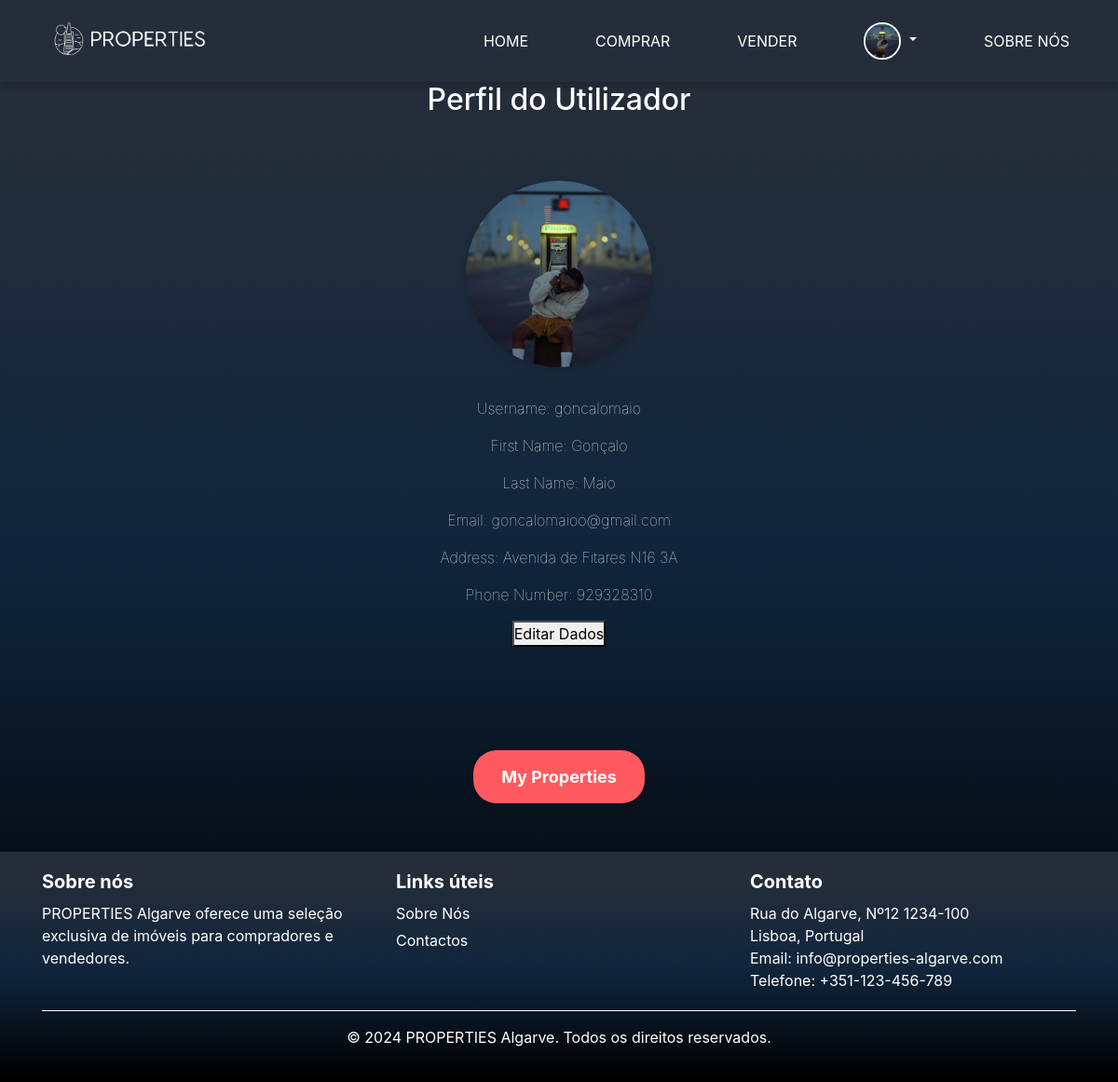
The page /profile/ (signed in) on the database as committed earlier.
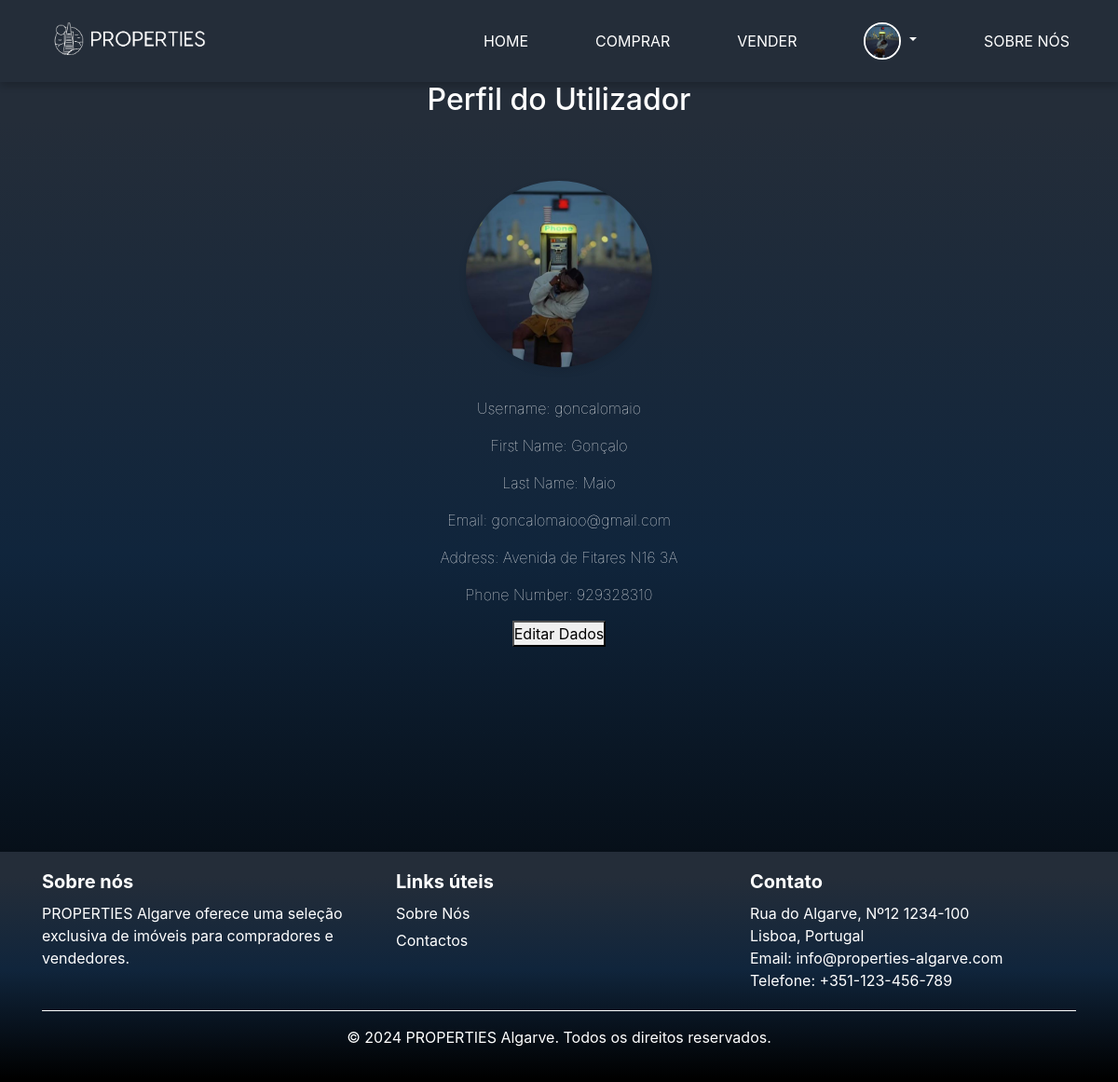
The same page on the database as committed later.
### base/views.py (the view)
# urls.py: path('profile/', profile, name='profile'),
@login_required(login_url='/login/')
def profile(request):
    user = request.user
    profile, created = Profile.objects.get_or_create(user=user)
    context = {
        'user': user,
        'profile': profile,
    }
    return render(request, 'profile.html', context)

### templates/profile.html
{% extends 'main.html' %}
{% block content %}
  <div class="content-cripapa">
    <h2>Perfil do Utilizador</h2>
    <div class="profile-picture">
        <img src="{{ profile.profile_picture.url }}" alt="Profile picture" />
    </div>
    <p>Username: {{ user.username }}</p>
    <p>First Name: {{ user.first_name }}</p>
    <p>Last Name: {{ user.last_name }}</p>
    <p>Email: {{ user.email }}</p>
    <p>Address: {{ profile.address }}</p>
    <p>Phone Number: {{ profile.phone_number }}</p>
    <form action="{% url 'edit_profile' %}">
        <button type="submit">Editar Dados</button>
    </form>
  </div>
<div class="content">
  {% if request.user.is_authenticated %}
    {% if request.user.profile.user_type == 'host' %}
        <button onclick="location.href='{% url 'my_properties' profile.pk %}'">My Properties</button>
    {% endif %}
{% endif %}
</div>
{% endblock %}

Rows that differ between the two databases and show on the page:
changed Profile "Avenida de Fitares N16 3A": user_type "host" → "guest" (drawn)
Other text that changed with them:
text no longer shown: "My Properties"
